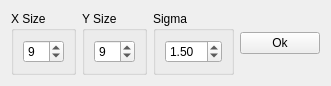
<?xml version="1.0" encoding="UTF-8"?>
<ui version="4.0">
 <class>GaussianBlurData</class>
 <widget class="QWidget" name="GaussianBlurData">
  <property name="geometry">
   <rect>
    <x>0</x>
    <y>0</y>
    <width>265</width>
    <height>66</height>
   </rect>
  </property>
  <property name="windowTitle">
   <string>Gaussian Blur constants</string>
  </property>
  <layout class="QHBoxLayout" name="horizontalLayout">
   <item>
    <widget class="QGroupBox" name="GaussianBlurX">
     <property name="title">
      <string>X Size</string>
     </property>
     <layout class="QHBoxLayout" name="horizontalLayout_2">
      <item>
       <widget class="QSpinBox" name="xSizeBox">
        <property name="prefix">
         <string/>
        </property>
        <property name="value">
         <number>9</number>
        </property>
       </widget>
      </item>
     </layout>
    </widget>
   </item>
   <item>
    <widget class="QGroupBox" name="GaussianBlurY">
     <property name="title">
      <string>Y Size</string>
     </property>
     <layout class="QHBoxLayout" name="horizontalLayout_3">
      <item>
       <widget class="QSpinBox" name="ySizeBox">
        <property name="prefix">
         <string/>
        </property>
        <property name="value">
         <number>9</number>
        </property>
       </widget>
      </item>
     </layout>
    </widget>
   </item>
   <item>
    <widget class="QGroupBox" name="GaussianBlurSigma">
     <property name="title">
      <string>Sigma</string>
     </property>
     <layout class="QHBoxLayout" name="horizontalLayout_4">
      <item>
       <widget class="QDoubleSpinBox" name="sigmaBox">
        <property name="value">
         <double>1.500000000000000</double>
        </property>
       </widget>
      </item>
     </layout>
    </widget>
   </item>
   <item>
    <widget class="QPushButton" name="okPushButon">
     <property name="text">
      <string>Ok</string>
     </property>
    </widget>
   </item>
  </layout>
 </widget>
 <resources/>
 <connections/>
</ui>
